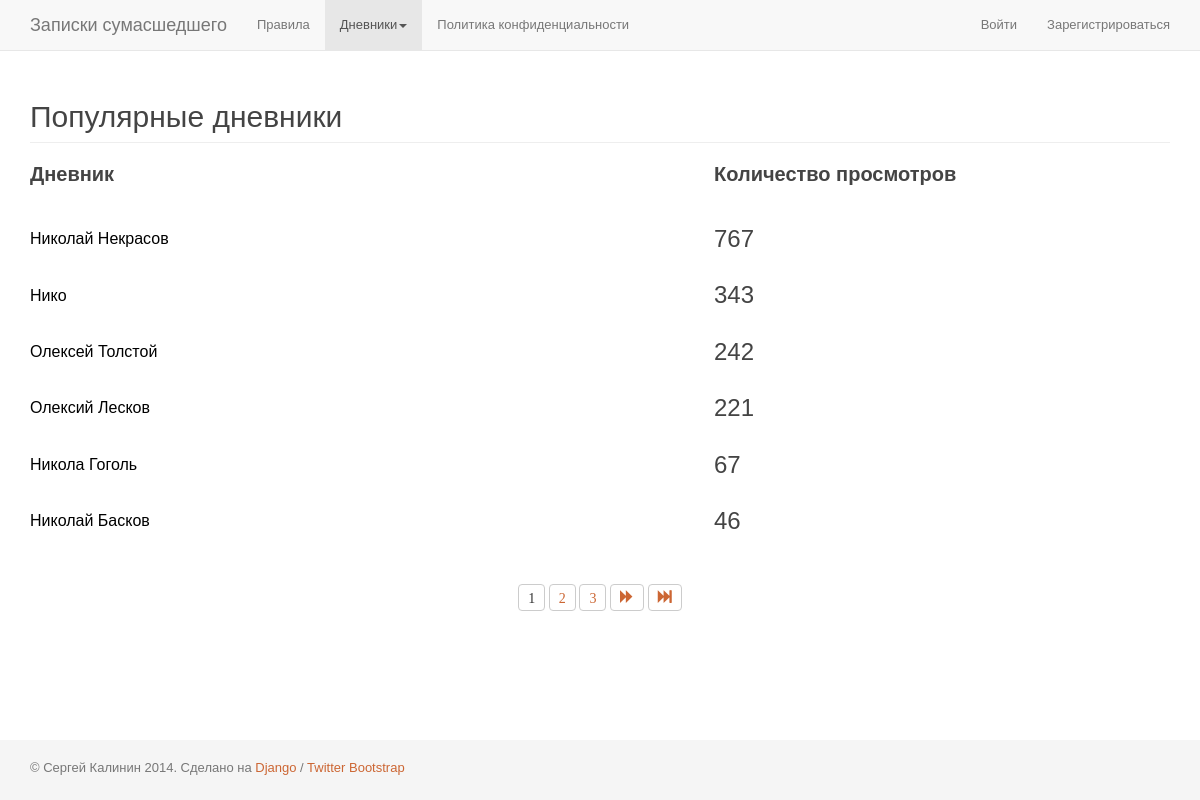
The page /most_popular_authors/ on the database its author committed.
### app_accounts/models.py (models this page shows, shortened)
class UserProfile(User):
	gender = models.ForeignKey(
		Gender,
		verbose_name='Пол',
		blank=True,
		null=True,
	)
	nickname = models.CharField(
		'Отображаемое имя',
		max_length=50,
		blank=False,
	)
	phone = models.CharField(
		max_length=50,
		blank=False,
	)
	skype = models.CharField(
		max_length=50,
		blank=False,
	)
	other = models.TextField(
		max_length=500,
		blank=False,
	)
	avatar = models.ImageField(
		upload_to='userprofile/avatar/',
		blank=True,
		null=True,
	)
	views = models.IntegerField(
		default=0,
		null=False,
		blank=True,
	)
	objects = UserManager()
	@classmethod
	def get_popular_authors_entries(self):
		return self.objects.filter(is_active=1, is_superuser=0).order_by('-views')

### app_zapsum/views.py (the view)
# urls.py: url(r'^most_popular_authors/$', 'views.most_popular_authors', name='most_popular_authors'),
def most_popular_authors(request):
	popular_authors = UserProfile.get_popular_authors_entries()
	paginator = Paginator(popular_authors, 6)
	list_pages = paginator.page_range
	page = request.GET.get('page')
	try:
		popular_authors_paginated = paginator.page(page)
	except PageNotAnInteger:
		popular_authors_paginated = paginator.page(1)
	except EmptyPage:
		popular_authors_paginated = paginator.page(paginator.num_pages)
	last_page = list_pages[-1]
	first_page = list_pages[0]
	t = loader.get_template('page_most_popular_authors.html')
	c = RequestContext(request, {
		'popular_authors': popular_authors,
		'list_pages': list_pages,
		'popular_authors_paginated': popular_authors_paginated,
		'last_page': last_page,
		'first_page': first_page,
	}, [custom_proc])
	return HttpResponse(t.render(c))

### app_accounts/templatetags/tags_app_accounts.py (called while the page is built)
@register.inclusion_tag("part_auth_area.html")
def part_auth_area(user):
	if user:
		return {
			'is_authenticated': user.is_authenticated,
			'username': user.username,
			'user_id': user.pk,
		}

### app_messages/models.py (called while the page is built)
	@classmethod
	def get_entries(self):
		return self.objects.all()

### app_zapsum/templatetags/tags_app_zapsum.py (called while the page is built)
@register.inclusion_tag("part_pagination.html")
def part_pagination(entries, list_pages, last_page, first_page):
	return {
		'entries_paginated': entries,
		'list_pages': list_pages,
		'last_page': last_page,
		'first_page': first_page,
	}

@register.inclusion_tag("part_modal.html")
def part_modal(modal, action):
	window_type = None
	window_type_label = None
	timeout = None
	message = None
	for entry in modal:
		if action == entry.id:
			if entry.window == 0:
				window_type = 'infoModal'
				window_type_label = 'mySmallModalLabel'
			elif entry.window == 1:
				window_type = 'commonModal'
				window_type_label = 'commonModalLabel'
			timeout = entry.timeout
			message = entry.message
	return {
		'window_type': window_type,
		'window_type_label': window_type_label,
		'timeout': timeout,
		'message': message,
	}

### app_zapsum/views.py (called while the page is built)
def custom_proc(request):
	modal = Modal.get_entries()
	return{
		'request': request,
		'modal': modal,
	}

### app_zapsum/templates/page_most_popular_authors.html (shortened to what this page needs)
{% extends "page_base.html" %}
{% load tags_app_zapsum %}
{% block content %}
	<section class="section popular_authors">
		<div class="page-header">
			<h2>Популярные дневники</h2>
		</div>
		<table class="list_table">
			<thead>
				<tr>
					<td>Дневник</td>
					<td>Количество просмотров</td>
				</tr>
			</thead>
			<tbody>
				{% for entry in popular_authors_paginated %}
					<tr class="article author_line">
						<td class="cell_title">
							<a class="article_link" href="/profile/{{ entry.id }}/">
								{% if entry.nickname %}
									<h3 class="h3">{{ entry.nickname }}</h3>
								{% endif %}
							</a>
						</td>
						<td class="cell_actions">
							{% if entry.views %}
								<h3 class="h3">{{ entry.views }}</h3>
							{% endif %}
						</td>
					</tr>
				{% endfor %}
			</tbody>
		</table>
		{% part_pagination popular_authors_paginated list_pages last_page first_page %}
	</section>
{% endblock %}

### zapsum/templates/page_base.html (shortened to what this page needs)
<!DOCTYPE html>
{% load staticfiles %}
{% load tags_app_accounts %}
{% load tags_app_zapsum %}
<html lang="ru">
	<head>
		<link href="{% static 'zapsum/css/bootstrap/bootstrap.min.css' %}" rel="stylesheet">
		<link href="{% static 'zapsum/css/bootstrap/sticky-footer-navbar.css' %}" rel="stylesheet">
		<link href="{% static 'zapsum/css/styles.css' %}" rel="stylesheet">
		<link href="{% static 'app_accounts/css/styles.css' %}" rel="stylesheet">
		<link href="{% static 'app_zapsum/css/styles.css' %}" rel="stylesheet">
	</head>
	<body>
		<div class="navbar navbar-default navbar-fixed-top nav_top" role="navigation">
			<div class="container">
				<div class="navbar-header">
					<a class="navbar-brand" href="{% url 'rules' %}">Записки сумасшедшего</a>
				</div>
				<div class="collapse navbar-collapse">
				  <ul class="nav navbar-nav">
					<li><a href="{% url 'rules' %}">Правила</a></li>
					<li class="dropdown">
						<a href="#" class="dropdown-toggle" data-toggle="dropdown">Дневники<span class="caret"></span></a>
					</li>
					<li><a href="{% url 'privacy_policy' %}">Политика конфиденциальности</a></li>
				  </ul>
					<ul class="nav navbar-nav navbar-right">
						{% part_auth_area request.user %}
					</ul>
				</div>
			</div>
		</div>
		<div class="container main_container">
			{% block content %}{% endblock %}
		</div>
		<div class="footer">
			<div class="container">
				<p class="text-muted">© Сергей Калинин 2014. Сделано на <a href="https://www.djangoproject.com/">Django</a> / <a href="http://getbootstrap.com/">Twitter Bootstrap</a></p>
			</div>
		</div>
	</body>
</html>

### app_accounts/templates/part_auth_area.html
{% if is_authenticated %}
	<li>
		<a id="login" href="/profile/{{ user_id }}/" onclick="preventDefault()">{{ username }}</a>
	</li>
	<li>
		<a id="exit_link" href="{% url 'logout' %}">(Выйти)</a>
	</li>
{% else %}
	<li>
		<a href="{% url 'authentication' %}">Войти</a>
	</li>
	<li>
		<a href="{% url 'registration' %}">Зарегистрироваться</a>
	</li>
{% endif %}

### app_zapsum/templates/part_pagination.html (shortened to what this page needs)
{% if last_page > 1 %}
	<div class="pager_outer">
		<div class="pager">
			<span>
				{% for page in list_pages  %}
					<div class="btn-group">
						{% if entries_paginated.number == page %}
							<button type="button" class="btn btn-default">
								<span class="a glyphicon">{{ page }}</span>
							</button>
						{% else %}
							<button type="button" class="btn btn-default">
								<a class="a num glyphicon" href="?page={{ page }}">{{ page }}</a>
							</button>
						{% endif %}
					</div>
				{% endfor %}
			</span>
			{% if entries_paginated.has_next %}
				<button type="button" class="btn btn-default">
					<a class="a right glyphicon glyphicon-forward" href="?page={{ entries_paginated.next_page_number }}"></a>
				</button>
				<button type="button" class="btn btn-default">
					<a class="a right2 glyphicon glyphicon-fast-forward" href="?page={{ last_page }}"></a>
				</button>
			{% endif %}
		</div>
	</div>
{% endif %}

### zapsum/static/zapsum/css/styles.css (style rules this page uses)
html, body, div, h1, h2, h3, h4, h5, h6, a, a img, p, ul, ol, li, span, fieldset , form, dl, dd, dt, table, tr, td, img { border: none; margin: 0; outline: none; padding: 0; }
body { font: normal 13px arial, sans-serif; color: #444; }
a { color: #cc6633; }
ul { list-style-type: none; }
body > .main_container { padding-bottom: 80px; }
.pager .btn { padding: 0; }
.pager .a { padding: 3px 9px 8px; }
.list_table { width: 100%; margin-bottom: 40px; }
.list_table thead { font: bold 20px arial, sans-serif; }
.list_table thead td { padding-bottom: 20px; }
.list_table .cell_title { padding: 0 20px 0 0; }
.list_table .cell_title .h3 { font: 16px arial, sans-serif; color: #000; }
.list_table .cell_actions { width: 40%; }

### rows shown on the page
UserProfile: nickname "Николай Некрасов", views "767"
UserProfile: nickname "Нико", views "343"
UserProfile: nickname "Олексей Толстой", views "242"
UserProfile: nickname "Олексий Лесков", views "221"
UserProfile: nickname "Никола Гоголь", views "67"
UserProfile: nickname "Николай Басков", views "46"

### other values the page prints
{{ page }} "1"
{{ page }} "2" "3"
